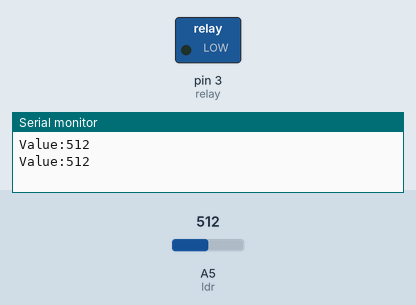
The sketch below on a simulated Arduino Uno, built with avr-gcc and run on an emulated ATmega328P. Shown: switched loads named in the sketch (green lamp = pin HIGH), the last lines printed to the serial monitor. Inputs (shaded band) come from the test bench; at power-on: A5 (ldr) = 512.

Above: at 1.8 s.
1.9 s: A5 (ldr) set to 642
3.4 s: A5 (ldr) set to 662
At 5.2 s:
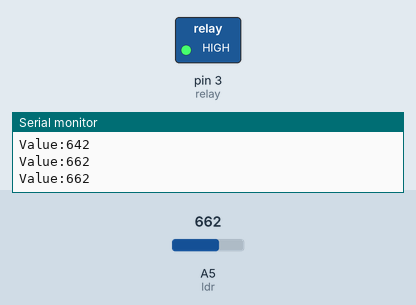
5.5 s: A5 (ldr) set to 640
At 6.8 s:
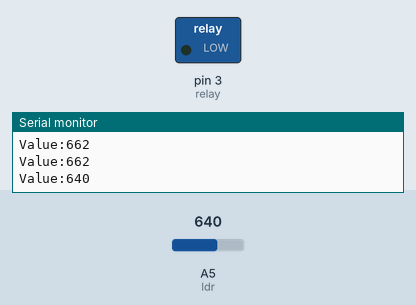
7.5 s: A5 (ldr) set to 660
At 8.4 s:
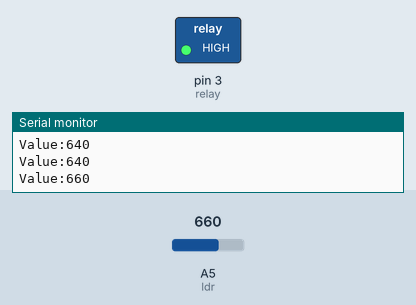
Timing chart, 0 to 10.5 s (numbered marks = the images above; inputs shaded):
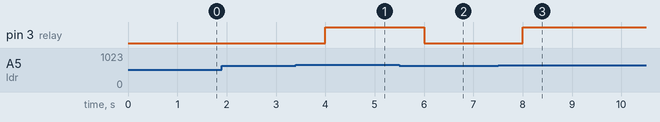

Measured:
- the behaviour switches between 650 and 651 on A5 (ldr) (found by bisection; images 0 and 1)
- after the input at 3.4 s, pin 3 (relay): LOW → HIGH after 0.60 s
- after the input at 5.5 s, pin 3 (relay): HIGH → LOW after 0.50 s
- after the input at 7.5 s, pin 3 (relay): LOW → HIGH after 0.50 s

The sketch:

ldr_2.ino
```cpp
int relay=3;
int ldr=A5;
int val;

void setup() {
  Serial.begin(9600);
  pinMode(relay,OUTPUT);
}

void loop()
{
 val=analogRead(ldr);
 Serial.print("Value:");
 Serial.println(val);
 if(val>650)
 {
  digitalWrite(relay,HIGH);
 }
 else
 {
  digitalWrite(relay,LOW);
 }
  delay(1000);
}
```
